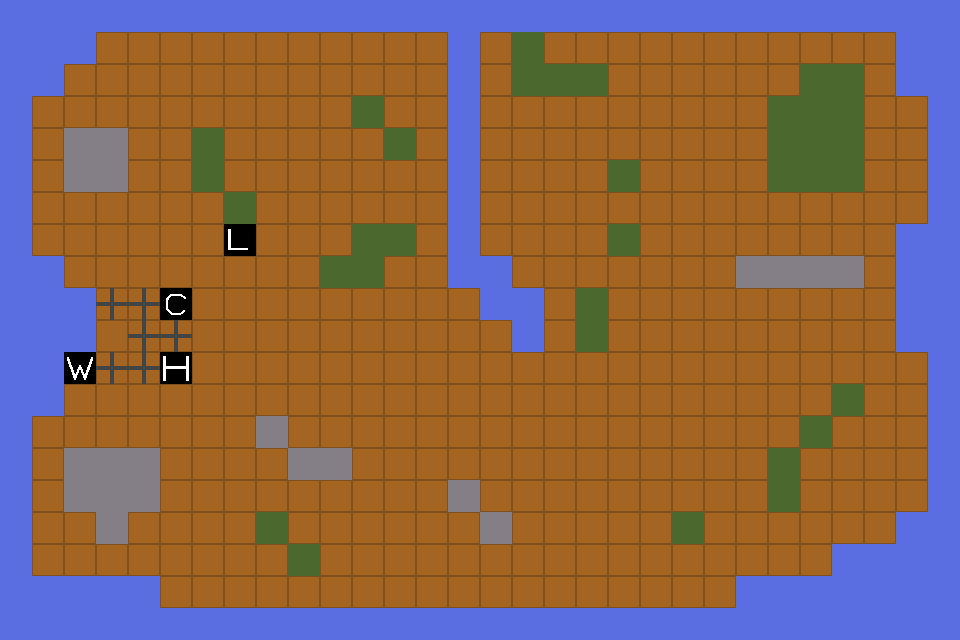

Tiled map render using the project's own tile images. Description and the whole map definition, tile-layer contents included, below:
An orthogonal 30x20 tile map with 32x32 px tiles, 3 tile layers (Environment, Foundations, Structures), 2 tilesets.

<map version="1.10" tiledversion="1.11.2" orientation="orthogonal" renderorder="right-up" width="30" height="20" tilewidth="32" tileheight="32" infinite="0" nextlayerid="13" nextobjectid="3">
 <editorsettings>
  <export target="default-map.json" format="json" />
 </editorsettings>
 <tileset firstgid="1" source="world-tiles.tsx" />
 <tileset firstgid="5" source="bulidings.tsx" />
 <layer id="1" name="Environment" width="30" height="20">
  <data encoding="csv">
3,3,3,3,3,3,3,3,3,3,3,3,3,3,3,3,3,3,3,3,3,3,3,3,3,3,3,3,3,3,
3,3,3,4,4,4,4,4,4,4,4,4,4,4,3,4,2,4,4,4,4,4,4,4,4,4,4,4,3,3,
3,3,4,4,4,4,4,4,4,4,4,4,4,4,3,4,2,2,2,4,4,4,4,4,4,2,2,4,3,3,
3,4,4,4,4,4,4,4,4,4,4,2,4,4,3,4,4,4,4,4,4,4,4,4,2,2,2,4,4,3,
3,4,1,1,4,4,2,4,4,4,4,4,2,4,3,4,4,4,4,4,4,4,4,4,2,2,2,4,4,3,
3,4,1,1,4,4,2,4,4,4,4,4,4,4,3,4,4,4,4,2,4,4,4,4,2,2,2,4,4,3,
3,4,4,4,4,4,4,2,4,4,4,4,4,4,3,4,4,4,4,4,4,4,4,4,4,4,4,4,4,3,
3,4,4,4,4,4,4,2,4,4,4,2,2,4,3,4,4,4,4,2,4,4,4,4,4,4,4,4,3,3,
3,3,4,4,4,4,4,4,4,4,2,2,4,4,3,3,4,4,4,4,4,4,4,1,1,1,1,4,3,3,
3,3,3,4,4,4,4,4,4,4,4,4,4,4,4,3,3,4,2,4,4,4,4,4,4,4,4,4,3,3,
3,3,3,4,4,4,4,4,4,4,4,4,4,4,4,4,3,4,2,4,4,4,4,4,4,4,4,4,3,3,
3,3,3,4,4,4,4,4,4,4,4,4,4,4,4,4,4,4,4,4,4,4,4,4,4,4,4,4,4,3,
3,3,4,4,4,4,4,4,4,4,4,4,4,4,4,4,4,4,4,4,4,4,4,4,4,4,2,4,4,3,
3,4,4,4,4,4,4,4,1,4,4,4,4,4,4,4,4,4,4,4,4,4,4,4,4,2,4,4,4,3,
3,4,1,1,1,4,4,4,4,1,1,4,4,4,4,4,4,4,4,4,4,4,4,4,2,4,4,4,4,3,
3,4,1,1,1,4,4,4,4,4,4,4,4,4,1,4,4,4,4,4,4,4,4,4,2,4,4,4,4,3,
3,4,4,1,4,4,4,4,2,4,4,4,4,4,4,1,4,4,4,4,4,2,4,4,4,4,4,4,3,3,
3,4,4,4,4,4,4,4,4,2,4,4,4,4,4,4,4,4,4,4,4,4,4,4,4,4,3,3,3,3,
3,3,3,3,3,4,4,4,4,4,4,4,4,4,4,4,4,4,4,4,4,4,4,3,3,3,3,3,3,3,
3,3,3,3,3,3,3,3,3,3,3,3,3,3,3,3,3,3,3,3,3,3,3,3,3,3,3,3,3,3
</data>
 </layer>
 <layer id="12" name="Foundations" width="30" height="20">
  <data encoding="csv">
0,0,0,0,0,0,0,0,0,0,0,0,0,0,0,0,0,0,0,0,0,0,0,0,0,0,0,0,0,0,
0,0,0,0,0,0,0,0,0,0,0,0,0,0,0,0,0,0,0,0,0,0,0,0,0,0,0,0,0,0,
0,0,0,0,0,0,0,0,0,0,0,0,0,0,0,0,0,0,0,0,0,0,0,0,0,0,0,0,0,0,
0,0,0,0,0,0,0,0,0,0,0,0,0,0,0,0,0,0,0,0,0,0,0,0,0,0,0,0,0,0,
0,0,0,0,0,0,0,0,0,0,0,0,0,0,0,0,0,0,0,0,0,0,0,0,0,0,0,0,0,0,
0,0,0,0,0,0,0,0,0,0,0,0,0,0,0,0,0,0,0,0,0,0,0,0,0,0,0,0,0,0,
0,0,0,0,0,0,0,0,0,0,0,0,0,0,0,0,0,0,0,0,0,0,0,0,0,0,0,0,0,0,
0,0,0,0,0,0,0,0,0,0,0,0,0,0,0,0,0,0,0,0,0,0,0,0,0,0,0,0,0,0,
0,0,0,0,0,0,0,0,0,0,0,0,0,0,0,0,0,0,0,0,0,0,0,0,0,0,0,0,0,0,
0,0,0,0,0,0,0,0,0,0,0,0,0,0,0,0,0,0,0,0,0,0,0,0,0,0,0,0,0,0,
0,0,0,0,0,0,0,0,0,0,0,0,0,0,0,0,0,0,0,0,0,0,0,0,0,0,0,0,0,0,
0,0,0,0,0,0,0,0,0,0,0,0,0,0,0,0,0,0,0,0,0,0,0,0,0,0,0,0,0,0,
0,0,0,0,0,0,0,0,0,0,0,0,0,0,0,0,0,0,0,0,0,0,0,0,0,0,0,0,0,0,
0,0,0,0,0,0,0,0,0,0,0,0,0,0,0,0,0,0,0,0,0,0,0,0,0,0,0,0,0,0,
0,0,0,0,0,0,0,0,0,0,0,0,0,0,0,0,0,0,0,0,0,0,0,0,0,0,0,0,0,0,
0,0,0,0,0,0,0,0,0,0,0,0,0,0,0,0,0,0,0,0,0,0,0,0,0,0,0,0,0,0,
0,0,0,0,0,0,0,0,0,0,0,0,0,0,0,0,0,0,0,0,0,0,0,0,0,0,0,0,0,0,
0,0,0,0,0,0,0,0,0,0,0,0,0,0,0,0,0,0,0,0,0,0,0,0,0,0,0,0,0,0,
0,0,0,0,0,0,0,0,0,0,0,0,0,0,0,0,0,0,0,0,0,0,0,0,0,0,0,0,0,0,
0,0,0,0,0,0,0,0,0,0,0,0,0,0,0,0,0,0,0,0,0,0,0,0,0,0,0,0,0,0
</data>
 </layer>
 <layer id="5" name="Structures" width="30" height="20">
  <data encoding="csv">
0,0,0,0,0,0,0,0,0,0,0,0,0,0,0,0,0,0,0,0,0,0,0,0,0,0,0,0,0,0,
0,0,0,0,0,0,0,0,0,0,0,0,0,0,0,0,0,0,0,0,0,0,0,0,0,0,0,0,0,0,
0,0,0,0,0,0,0,0,0,0,0,0,0,0,0,0,0,0,0,0,0,0,0,0,0,0,0,0,0,0,
0,0,0,0,0,0,0,0,0,0,0,0,0,0,0,0,0,0,0,0,0,0,0,0,0,0,0,0,0,0,
0,0,0,0,0,0,0,0,0,0,0,0,0,0,0,0,0,0,0,0,0,0,0,0,0,0,0,0,0,0,
0,0,0,0,0,0,0,0,0,0,0,0,0,0,0,0,0,0,0,0,0,0,0,0,0,0,0,0,0,0,
0,0,0,0,0,0,0,0,0,0,0,0,0,0,0,0,0,0,0,0,0,0,0,0,0,0,0,0,0,0,
0,0,0,0,0,0,0,5,0,0,0,0,0,0,0,0,0,0,0,0,0,0,0,0,0,0,0,0,0,0,
0,0,0,0,0,0,0,0,0,0,0,0,0,0,0,0,0,0,0,0,0,0,0,0,0,0,0,0,0,0,
0,0,0,12,12,7,0,0,0,0,0,0,0,0,0,0,0,0,0,0,0,0,0,0,0,0,0,0,0,0,
0,0,0,0,12,12,0,0,0,0,0,0,0,0,0,0,0,0,0,0,0,0,0,0,0,0,0,0,0,0,
0,0,8,12,12,9,0,0,0,0,0,0,0,0,0,0,0,0,0,0,0,0,0,0,0,0,0,0,0,0,
0,0,0,0,0,0,0,0,0,0,0,0,0,0,0,0,0,0,0,0,0,0,0,0,0,0,0,0,0,0,
0,0,0,0,0,0,0,0,0,0,0,0,0,0,0,0,0,0,0,0,0,0,0,0,0,0,0,0,0,0,
0,0,0,0,0,0,0,0,0,0,0,0,0,0,0,0,0,0,0,0,0,0,0,0,0,0,0,0,0,0,
0,0,0,0,0,0,0,0,0,0,0,0,0,0,0,0,0,0,0,0,0,0,0,0,0,0,0,0,0,0,
0,0,0,0,0,0,0,0,0,0,0,0,0,0,0,0,0,0,0,0,0,0,0,0,0,0,0,0,0,0,
0,0,0,0,0,0,0,0,0,0,0,0,0,0,0,0,0,0,0,0,0,0,0,0,0,0,0,0,0,0,
0,0,0,0,0,0,0,0,0,0,0,0,0,0,0,0,0,0,0,0,0,0,0,0,0,0,0,0,0,0,
0,0,0,0,0,0,0,0,0,0,0,0,0,0,0,0,0,0,0,0,0,0,0,0,0,0,0,0,0,0
</data>
 </layer>
</map>
